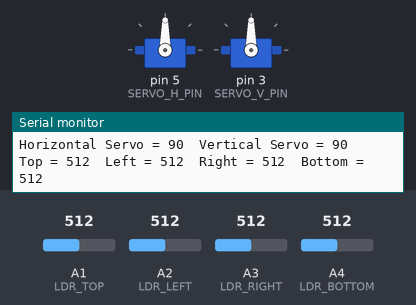
Recording of a sketch running on a simulated Arduino Uno, built with avr-gcc and run on an emulated ATmega328P. Shown: 2 × servo, the last lines printed to the serial monitor. The inputs (shaded band) are chosen by the test bench; at power-on: A1 (LDR_TOP) = 512, A3 (LDR_RIGHT) = 512, A4 (LDR_BOTTOM) = 512, A2 (LDR_LEFT) = 512.

Above: at 1.2 s.
1.3 s: A1 (LDR_TOP) set to 473
4.3 s: A1 (LDR_TOP) set to 447
At 4.94 s:
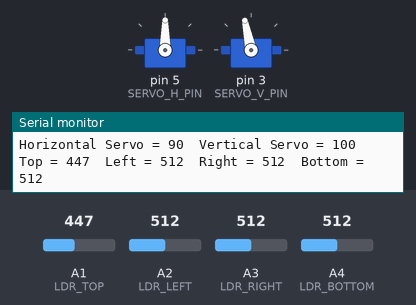
At 5.83 s:
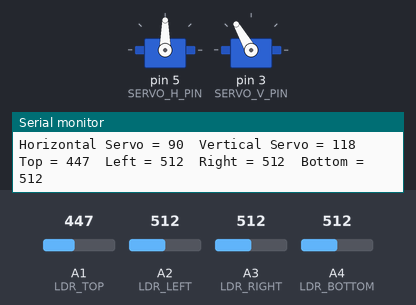
7.3 s: A3 (LDR_RIGHT) set to 472
10.3 s: A3 (LDR_RIGHT) set to 449
At 10.48 s:
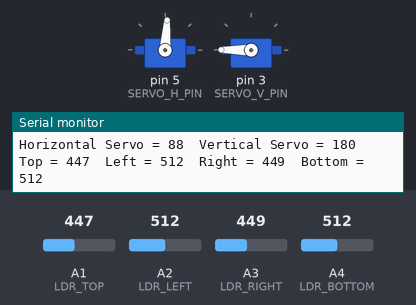
13.3 s: A4 (LDR_BOTTOM) set to 413
16.3 s: A4 (LDR_BOTTOM) set to 383
At 16.48 s:
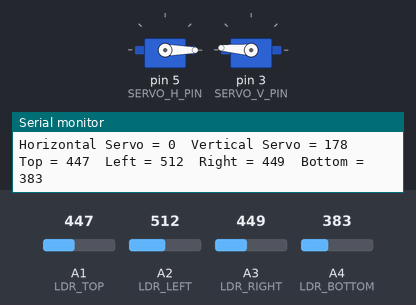
Timing chart, 0 to 22.8 s (numbered marks = the images above; inputs shaded):
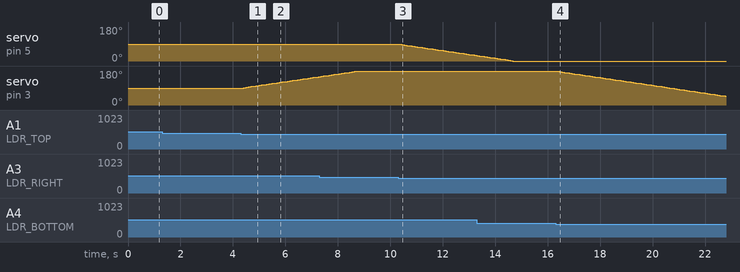

Measured:
- the behaviour switches between 462 and 461 on A1 (LDR_TOP) (found by bisection; images 0 and 1)
- the behaviour switches between 462 and 461 on A3 (LDR_RIGHT) (found by bisection; images 2 and 3)
- the behaviour switches between 397 and 396 on A4 (LDR_BOTTOM) (found by bisection; images 3 and 4)
- after the input at 4.3 s, servo on pin 3 (SERVO_V_PIN): moves from 90° to 150° over 2.9 s, starting after 0.11 s
- after the input at 10.3 s, servo on pin 5 (SERVO_H_PIN): moves from 90° to 28° over 3.0 s, starting at once
- after the input at 16.3 s, servo on pin 3 (SERVO_V_PIN): moves from 180° to 46° over 6.4 s, starting at once

The sketch:

Sunflower.ino
```cpp
#include <Servo.h>   // Include servo library

// Create servo objects
Servo servoHorizontal;   // Left-Right movement
Servo servoVertical;     // Up-Down movement

// Servo signal pins
const int SERVO_H_PIN = 5;
const int SERVO_V_PIN = 3;

// LDR pins
const int LDR_TOP = A1;
const int LDR_LEFT = A2;
const int LDR_RIGHT = A3;
const int LDR_BOTTOM = A4;

// Starting servo positions
int posHorizontal = 90;
int posVertical = 90;

// Tracker settings
const int THRESHOLD = 50;  // Minimum light difference required to move
const int STEP_SIZE = 2;   // Servo movement per step
const int DELAY_TIME = 30; // Delay between readings

void setup()
{
  // Start serial communication
  Serial.begin(9600);

  // Connect servos to Arduino pins
  servoHorizontal.attach(SERVO_H_PIN);
  servoVertical.attach(SERVO_V_PIN);

  // Move servos to center position
  servoHorizontal.write(posHorizontal);
  servoVertical.write(posVertical);

  Serial.println("Solar Tracker Started");
}

void loop()
{
  // Read all LDR values
  int topVal = analogRead(LDR_TOP);
  int leftVal = analogRead(LDR_LEFT);
  int rightVal = analogRead(LDR_RIGHT);
  int bottomVal = analogRead(LDR_BOTTOM);

  // Print sensor values on Serial Monitor
  Serial.print("Top = ");
  Serial.print(topVal);

  Serial.print("  Left = ");
  Serial.print(leftVal);

  Serial.print("  Right = ");
  Serial.print(rightVal);

  Serial.print("  Bottom = ");
  Serial.println(bottomVal);

  // -------------------------------
  // HORIZONTAL TRACKING
  // Compare left and right LDRs
  // -------------------------------

  if (abs(leftVal - rightVal) > THRESHOLD)
  {
    // If left side receives more light
    if (leftVal > rightVal)
    {
      posHorizontal = posHorizontal - STEP_SIZE;
    }

    // If right side receives more light
    else
    {
      posHorizontal = posHorizontal + STEP_SIZE;
    }

    // Keep servo angle between 0 and 180
    posHorizontal = constrain(posHorizontal, 0, 180);

    // Move servo
    servoHorizontal.write(posHorizontal);
  }

  // -------------------------------
  // VERTICAL TRACKING
  // Compare top and bottom LDRs
  // -------------------------------

  if (abs(topVal - bottomVal) > THRESHOLD)
  {
    // If top receives more light
    if (topVal > bottomVal)
    {
      posVertical = posVertical - STEP_SIZE;
    }

    // If bottom receives more light
    else
    {
      posVertical = posVertical + STEP_SIZE;
    }

    // Keep servo angle between 0 and 180
    posVertical = constrain(posVertical, 0, 180);

    // Move servo
    servoVertical.write(posVertical);
  }

  // Print servo positions
  Serial.print("Horizontal Servo = ");
  Serial.print(posHorizontal);

  Serial.print("  Vertical Servo = ");
  Serial.println(posVertical);

  // Small delay for smooth operation
  delay(DELAY_TIME);
}
```
